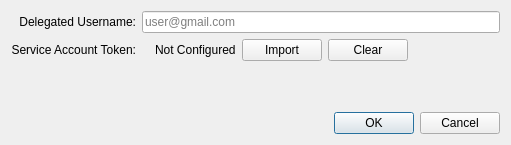
<?xml version="1.0" encoding="UTF-8"?>
<ui version="4.0">
 <class>GoogleOAuthTokenPrefsDlg</class>
 <widget class="QDialog" name="GoogleOAuthTokenPrefsDlg">
  <property name="geometry">
   <rect>
    <x>0</x>
    <y>0</y>
    <width>511</width>
    <height>145</height>
   </rect>
  </property>
  <property name="windowTitle">
   <string>OAuth Service Account Token - FileWave</string>
  </property>
  <layout class="QVBoxLayout" name="verticalLayout">
   <item>
    <layout class="QGridLayout" name="gridLayout">
     <item row="0" column="0">
      <widget class="QLabel" name="label">
       <property name="text">
        <string>Delegated Username:</string>
       </property>
       <property name="alignment">
        <set>Qt::AlignRight|Qt::AlignTrailing|Qt::AlignVCenter</set>
       </property>
      </widget>
     </item>
     <item row="1" column="0">
      <widget class="QLabel" name="label_2">
       <property name="sizePolicy">
        <sizepolicy hsizetype="MinimumExpanding" vsizetype="Preferred">
         <horstretch>0</horstretch>
         <verstretch>0</verstretch>
        </sizepolicy>
       </property>
       <property name="text">
        <string>Service Account Token:</string>
       </property>
       <property name="alignment">
        <set>Qt::AlignRight|Qt::AlignTrailing|Qt::AlignVCenter</set>
       </property>
      </widget>
     </item>
     <item row="1" column="1">
      <widget class="OnlineStatus" name="tokenStatusIcon"/>
     </item>
     <item row="1" column="2">
      <widget class="QLabel" name="tokenStatusLabel">
       <property name="text">
        <string>Not Configured</string>
       </property>
      </widget>
     </item>
     <item row="1" column="3">
      <widget class="QPushButton" name="importButton">
       <property name="toolTip">
        <string>Import the service account OAuth token.</string>
       </property>
       <property name="text">
        <string>Import</string>
       </property>
      </widget>
     </item>
     <item row="1" column="4">
      <widget class="QPushButton" name="clearButton">
       <property name="toolTip">
        <string>Clear the service account OAuth token.</string>
       </property>
       <property name="text">
        <string>Clear</string>
       </property>
      </widget>
     </item>
     <item row="1" column="5">
      <spacer name="horizontalSpacer">
       <property name="orientation">
        <enum>Qt::Horizontal</enum>
       </property>
       <property name="sizeHint" stdset="0">
        <size>
         <width>120</width>
         <height>20</height>
        </size>
       </property>
      </spacer>
     </item>
     <item row="0" column="1" colspan="5">
      <widget class="QLineEdit" name="delegatedUsername">
       <property name="toolTip">
        <string>Email address of the delegated username.</string>
       </property>
       <property name="placeholderText">
        <string>user@gmail.com</string>
       </property>
      </widget>
     </item>
    </layout>
   </item>
   <item>
    <spacer name="verticalSpacer">
     <property name="orientation">
      <enum>Qt::Vertical</enum>
     </property>
     <property name="sizeHint" stdset="0">
      <size>
       <width>20</width>
       <height>10</height>
      </size>
     </property>
    </spacer>
   </item>
   <item>
    <layout class="QHBoxLayout" name="horizontalLayout">
     <item>
      <widget class="CircularProgressIndicator" name="progress" native="true"/>
     </item>
     <item>
      <widget class="QDialogButtonBox" name="buttonBox">
       <property name="orientation">
        <enum>Qt::Horizontal</enum>
       </property>
       <property name="standardButtons">
        <set>QDialogButtonBox::Cancel|QDialogButtonBox::Ok</set>
       </property>
      </widget>
     </item>
    </layout>
   </item>
  </layout>
 </widget>
 <customwidgets>
  <customwidget>
   <class>OnlineStatus</class>
   <extends>QLabel</extends>
   <header>./FileWaveGuiLib/OnlineStatus.h</header>
  </customwidget>
  <customwidget>
   <class>CircularProgressIndicator</class>
   <extends>QWidget</extends>
   <header>FileWaveGuiLib/circularprogressindicator.h</header>
   <container>1</container>
  </customwidget>
 </customwidgets>
 <resources/>
 <connections>
  <connection>
   <sender>buttonBox</sender>
   <signal>accepted()</signal>
   <receiver>GoogleOAuthTokenPrefsDlg</receiver>
   <slot>accept()</slot>
   <hints>
    <hint type="sourcelabel">
     <x>248</x>
     <y>254</y>
    </hint>
    <hint type="destinationlabel">
     <x>157</x>
     <y>274</y>
    </hint>
   </hints>
  </connection>
  <connection>
   <sender>buttonBox</sender>
   <signal>rejected()</signal>
   <receiver>GoogleOAuthTokenPrefsDlg</receiver>
   <slot>reject()</slot>
   <hints>
    <hint type="sourcelabel">
     <x>316</x>
     <y>260</y>
    </hint>
    <hint type="destinationlabel">
     <x>286</x>
     <y>274</y>
    </hint>
   </hints>
  </connection>
 </connections>
</ui>
